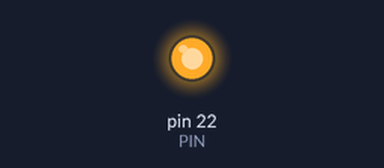
Simulated run of this sketch. Board: Arduino Mega 2560, built with avr-gcc and run on an emulated ATmega2560. On the bench: output pins drawn as LEDs (lit = HIGH).

Above: at 0.1 s.
Timing chart, 0 to 1.6 s (numbered marks = the images above):
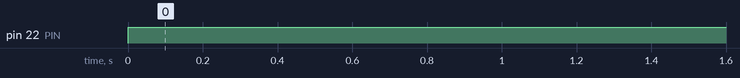

The sketch:

Code_ventilo.ino
```cpp
#define PIN 22
// the setup function runs once when you press reset or power the board
void setup() {
  // initialize digital pin LED_BUILTIN as an output.
  pinMode(PIN, OUTPUT); // Sortie pour pin D22
}

// the loop function runs over and over again forever
void loop() {
  digitalWrite(PIN, HIGH);   // Etat haut
}
```

Measured:
- by itself, pin 22 (PIN): LOW → HIGH at 0.00 s
